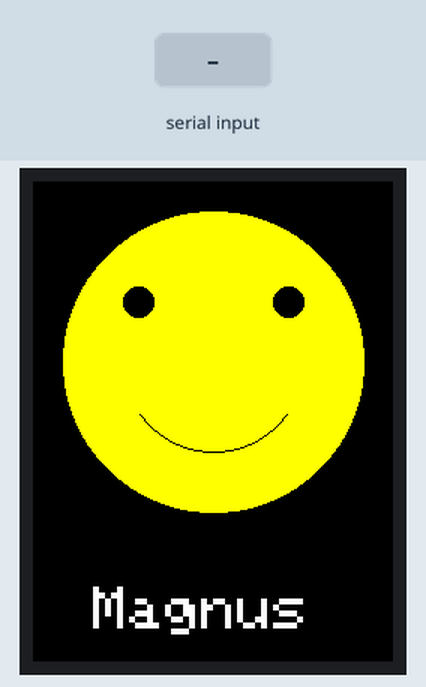
The sketch below on a simulated Arduino Uno, built with avr-gcc and run on an emulated ATmega328P. On the bench: 240×320 colour display. The inputs (shaded band) are chosen by the test bench. EEPROM starts erased; what the sketch prints to the serial monitor is not drawn.

Above: at 1.7 s.
1.8 s: "1" received over Serial
At 2.4 s:
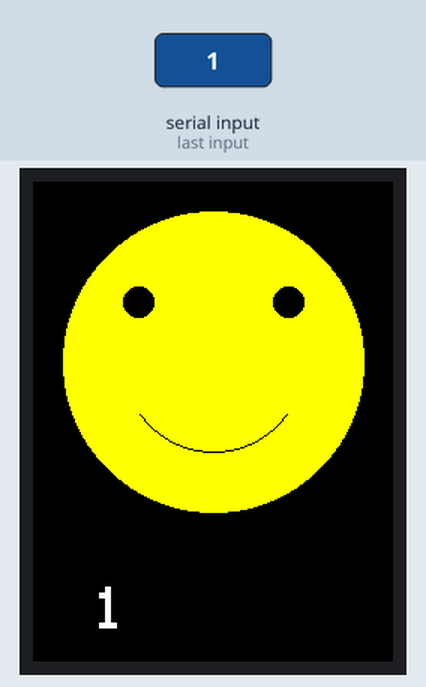
3.4 s: "0" received over Serial
At 4.2 s:
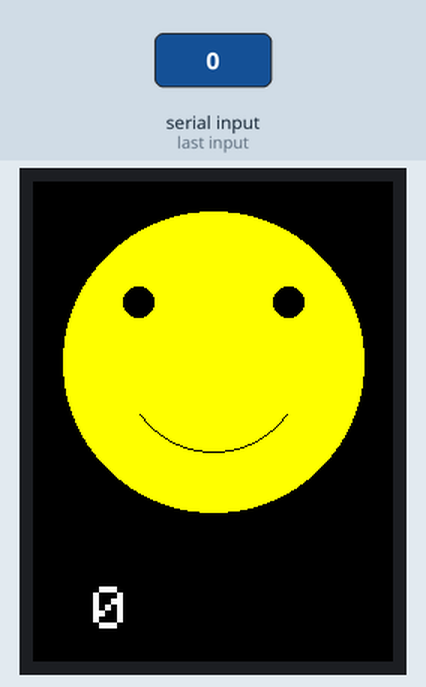
5.0 s: "2" received over Serial
At 5.4 s:
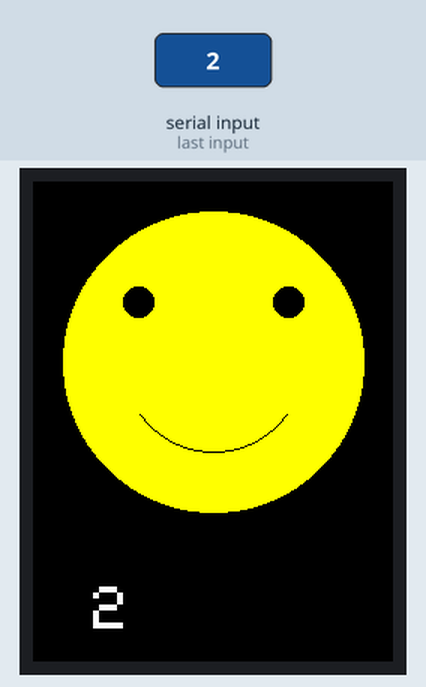
Timing chart, 0 to 8.0 s (numbered marks = the images above; inputs shaded):
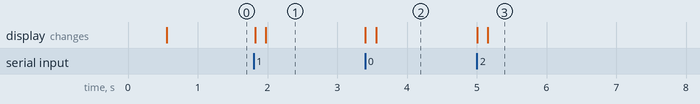

The sketch:

badgeEEPROM43.ino
```cpp
#include <Adafruit_GFX.h>    // Core graphics library
#include <Adafruit_ST7789.h> // Hardware-specific library for ST7789
#include <SPI.h>
#include <EEPROM.h>

#define TFT_CS        10
#define TFT_RST        9
#define TFT_DC         8

Adafruit_ST7789 tft = Adafruit_ST7789(TFT_CS, TFT_DC, TFT_RST);

String defaultName = "Magnus";
String displayName = "Magnus"; // wird aus EEPROM gelesen

int adresse = 0;
char kennung[] = "NAME";

String eingabe = "";

void setup() {
  Serial.begin(115200);

  tft.init(240, 320);           // Init ST7789 320x240

  // invert nötig für Aliexpress-TFT (kein Adafruit Produkt...)
  tft.invertDisplay(false);

  displayName = leseNameEEPROM();
  Serial.println("Name aus EEPROM: " + displayName);

  zeichneBadge();
}

void zeichneBadge() {
  tft.fillScreen(ST77XX_BLACK);

  // Kopf = gelber Kreis
  tft.fillCircle(120, 120, 100, ST77XX_YELLOW );

  // Smile = schwarzer Kreis
  tft.drawCircle(120, 120, 60, ST77XX_BLACK );

  // Smile Abdeckung unter Augen = gelbes Rechteck über Kreis
  tft.fillRect(45, 55, 150, 100, ST77XX_YELLOW );

  // Auge links = schwarzer Kreis
  tft.fillCircle(70, 80, 10, ST77XX_BLACK );

  // Auge rechts = schwarzer Kreis
  tft.fillCircle(170, 80, 10, ST77XX_BLACK );

  // NAME
  tft.setCursor( 40, 270 );
  tft.setTextSize(4);
  tft.setTextColor( ST77XX_WHITE );
  tft.println( displayName );
}

void loop() {
  eingabe = "";
  while (Serial.available() > 0) {
    eingabe += char(Serial.read());
    delay(1);
  }
  if (eingabe != "") {
    speichereNameEEPROM(eingabe);
    // zur Kontrolle: lesen und ausgeben
    displayName = leseNameEEPROM();
    Serial.println("Name aus EEPROM: " + displayName);

    zeichneBadge(); // neu zeichnen
  }
}

void speichereNameEEPROM( String eingabe ) {

  int eepromIndex = adresse; // ab Speicherstelle adresse schreiben

  // zuerst die Kennung schreiben
  for (int i=0; i<4; i++) {
    EEPROM.update( eepromIndex++, (byte)kennung[i] );
  }

  // dann den Eingabe-String
  for (int i=0; i<eingabe.length(); i++) {
    EEPROM.update( eepromIndex++, eingabe.charAt(i) );
  }

  // zuletzt eine Null als Zeichen für das String-Ende
  EEPROM.update( eepromIndex++, 0 );
}

String leseNameEEPROM() {
  String gelesen = "";

  int eepromIndex = adresse; // ab Speicherstelle adresse lesen

  // Stimmt die Kennung (= haben wir bereits einen Namen gespeichert)?
  for (int i=0; i<4; i++) {
    if (EEPROM.read( eepromIndex++ ) != kennung[i] ) {
      return defaultName; // kennung stimmt nicht, default name zurückgeben
    }
  }

  // Kennung stimmt, dann jetzt Name lesen
  // wir wissen die Länge nicht, also lesen wir bis eine 0 auftaucht
  while( EEPROM.read( eepromIndex ) != 0 ) {
    gelesen += char(EEPROM.read( eepromIndex ));
    eepromIndex++;
  }

  return gelesen;
}
```

Measured:
- after the input at 1.8 s, the display: first changes at once (image 1 shows a later state)
- after the input at 3.4 s, the display: first changes at once (image 2 shows a later state)
- after the input at 5.0 s, the display: first changes at once (image 3 shows a later state)
